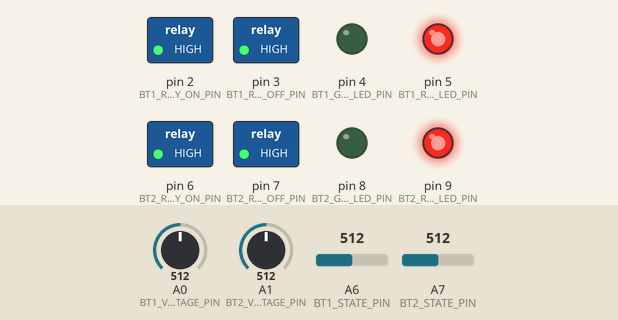
Simulated run of this sketch. Board: Arduino Nano, built with avr-gcc and run on an emulated ATmega328P. On the bench: switched loads named in the sketch (green lamp = pin HIGH), output pins drawn as LEDs (lit = HIGH). Dashed ring = blinking. The test bench sets the inputs (shaded band); at power-on: A0 (BT1_VOLTAGE_PIN) = 512, A7 (BT2_STATE_PIN) = 512, A1 (BT2_VOLTAGE_PIN) = 512, A6 (BT1_STATE_PIN) = 512. What the sketch prints to the serial monitor is not drawn.

Above: at 3.2 s.
3.3 s: A0 (BT1_VOLTAGE_PIN) set to 792
5.5 s: A0 (BT1_VOLTAGE_PIN) set to 814
At 5.67 s:
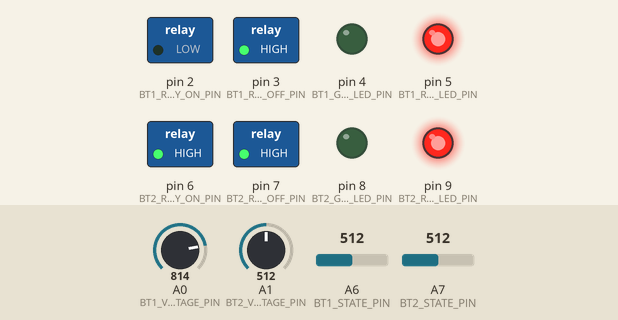
At 6.07 s:
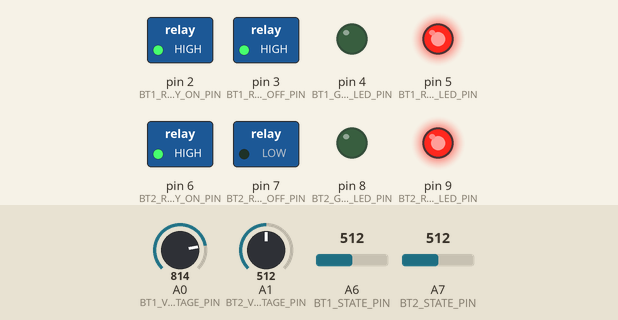
8.5 s: A7 (BT2_STATE_PIN) set to 210
11.5 s: A7 (BT2_STATE_PIN) set to 192
At 12.6 s:
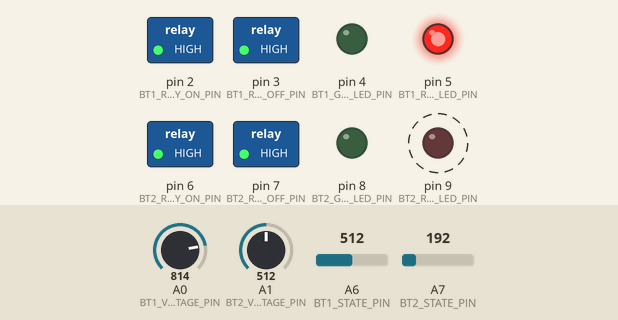
14.5 s: A1 (BT2_VOLTAGE_PIN) set to 829
17.5 s: A1 (BT2_VOLTAGE_PIN) set to 854
At 18.2 s:
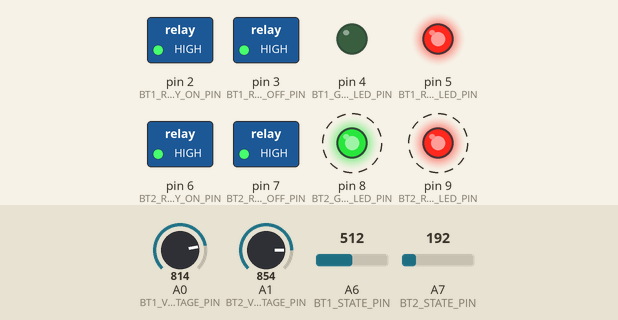
Timing chart, 0 to 21.5 s (numbered marks = the images above; inputs shaded):
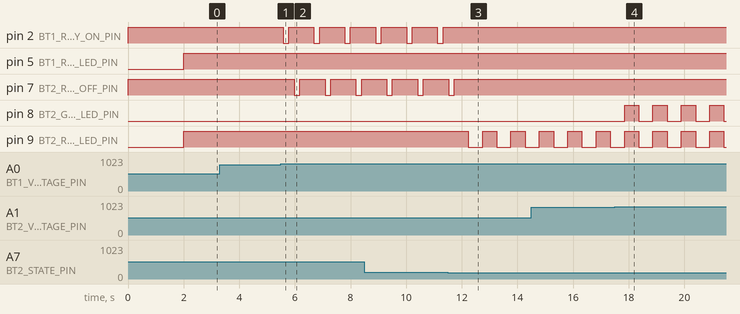

The sketch:

batteries.ino
```cpp
/**
  batteries.ino: Manage battery connection, LED updates and state transmision.

  The LEDs have the following meaning:
  - Green color: Battery is fully charged
  - Amber color: Battery is half charged
  - Red color:   Battery is uncharged
  - Blink state: Battery is in use
  - Fixed state: Battery is not in use

  The state is sent through the serial interface using two possible methods:
  - The following binary dataframe (5 bytes):
      +--------+-------+------+------+-----+
      | HEADER | FLAGS | BT1V | BT2V | CHK |
      +--------+-------+------+------+-----+
      - HEADER:    Constant value: 0xFE
      - FLAGS:     Bit 2: battery 1 connected, bit 0: battery 2 connected
      - BT1V/BT2V: Battery 1/2 voltage
      - CHK:       Checksum
  - The following text dataframe (14 characters):
    @A<C1><V1>$@B<C2><V2>$
      - C1/C2: Battery 1/2 connected (1 character)
      - V1/V2: Battery 1/2 voltage, in mV (3 characters)
*/


// ****************************************************************************
// Constants
// ****************************************************************************

const bool BINARY_MODE          =  true;

// Pins
const byte BT1_RELAY_ON_PIN     =     2;
const byte BT1_RELAY_OFF_PIN    =     3;
const byte BT2_RELAY_ON_PIN     =     6;
const byte BT2_RELAY_OFF_PIN    =     7;
const byte BT1_GREEN_LED_PIN    =     4;
const byte BT1_RED_LED_PIN      =     5;
const byte BT2_GREEN_LED_PIN    =     8;
const byte BT2_RED_LED_PIN      =     9;
const byte BT1_VOLTAGE_PIN      =    A0;
const byte BT2_VOLTAGE_PIN      =    A1;
const byte BT1_STATE_PIN        =    A6;
const byte BT2_STATE_PIN        =    A7;

// Batteries
const word BATTERY_CONNECTED_TH =   200;
const word BATTERY_HIGH_TH      =   120;  // dV
const word BATTERY_MEDIUM_TH    =   115;  // dV
const word BATTERY_LOW_TH       =   110;  // dV

// Flags
const byte FLAG_BT1STATE        =     0;
const byte FLAG_BT2STATE        =     2;

// Message
const byte MSG_HEADER           =  0xFE;

// Other
const word LOOP_DELAY           =   500;  // ms


// ****************************************************************************
// Structures
// ****************************************************************************

struct State {
  byte bt1Voltage, bt2Voltage;  // dV
  bool bt1Connected, bt2Connected;
};


// ****************************************************************************
// Variables
// ****************************************************************************

State state = { 0, 0, 0, 0 };
bool blink = false;


// ****************************************************************************
// Main
// ****************************************************************************

// ----------------------------------------------------------------------------
// Setup method
void setup()
{
  // Pins
  pinMode(BT1_RELAY_ON_PIN , OUTPUT);
  pinMode(BT1_RELAY_OFF_PIN, OUTPUT);
  pinMode(BT2_RELAY_ON_PIN , OUTPUT);
  pinMode(BT2_RELAY_OFF_PIN, OUTPUT);
  pinMode(BT1_GREEN_LED_PIN, OUTPUT);
  pinMode(BT1_RED_LED_PIN  , OUTPUT);
  pinMode(BT2_GREEN_LED_PIN, OUTPUT);
  pinMode(BT2_RED_LED_PIN  , OUTPUT);
  digitalWrite(BT1_RELAY_ON_PIN , HIGH);
  digitalWrite(BT1_RELAY_OFF_PIN, HIGH);
  digitalWrite(BT2_RELAY_ON_PIN , HIGH);
  digitalWrite(BT2_RELAY_OFF_PIN, HIGH);
  digitalWrite(BT1_GREEN_LED_PIN, LOW );
  digitalWrite(BT1_RED_LED_PIN  , LOW );
  digitalWrite(BT2_GREEN_LED_PIN, LOW );
  digitalWrite(BT2_RED_LED_PIN  , LOW );

  // Serial
  Serial.begin(9600);

  delay(2000);
}

// ----------------------------------------------------------------------------
// Loop method
void loop()
{
  // Get state
  state.bt1Voltage   = (word)analogRead(BT1_VOLTAGE_PIN) * 10 / 73;
  state.bt2Voltage   = (word)analogRead(BT2_VOLTAGE_PIN) * 10 / 73;
  state.bt1Connected = (word)analogRead(BT1_STATE_PIN) >= BATTERY_CONNECTED_TH;
  state.bt2Connected = (word)analogRead(BT2_STATE_PIN) >= BATTERY_CONNECTED_TH;

  // Update battery connections
  // If none connected, connect the first one that is charged
  if (!state.bt1Connected && !state.bt2Connected) {
    if        (state.bt1Voltage >= BATTERY_LOW_TH) {
      switchBattery(BT1_RELAY_ON_PIN, BT2_RELAY_OFF_PIN);
    } else if (state.bt1Voltage >= BATTERY_LOW_TH) {
      switchBattery(BT2_RELAY_ON_PIN, BT1_RELAY_OFF_PIN);
    }
  // If battery 1 low, switch to battery 2
  } else if (state.bt1Connected
          && state.bt1Voltage <  BATTERY_LOW_TH
          && state.bt2Voltage >= BATTERY_LOW_TH) {
    switchBattery(BT2_RELAY_ON_PIN, BT1_RELAY_OFF_PIN);
  // If battery 2 low, switch to battery 1
  } else if (state.bt2Connected
          && state.bt2Voltage <  BATTERY_LOW_TH
          && state.bt1Voltage >= BATTERY_LOW_TH) {
    switchBattery(BT1_RELAY_ON_PIN, BT2_RELAY_OFF_PIN);
  }

  // Update LED state
  blink = !blink;
  updateLeds(state.bt1Connected, state.bt1Voltage,
             BT1_GREEN_LED_PIN, BT1_RED_LED_PIN);
  updateLeds(state.bt2Connected, state.bt2Voltage,
             BT2_GREEN_LED_PIN, BT2_RED_LED_PIN);

  // Send state
  if (BINARY_MODE) {
    // - PAYLOAD: | HEADER | FLAGS | BT1V | BT2V | CHK |
    byte msg[] = {
      MSG_HEADER,
      (byte)(state.bt1Connected << FLAG_BT2STATE |
             state.bt2Connected << FLAG_BT1STATE),
      state.bt1Voltage, state.bt2Voltage, 0
    };
    for (byte i = 1; i < 4; i++) msg[4] += msg[i];
    msg[4] = 0xFF - msg[4] + 1;
    for (int i = 0; i < 5; i++) {
      Serial.write(msg[i]);
      delay(2);
    }
  } else {
    char serialOutBuffer[15];
    sprintf(serialOutBuffer, "@A%1d%03d$@B%1d%03d$",
      state.bt1Connected, state.bt1Voltage,
      state.bt2Connected, state.bt2Voltage);
    for (int i = 0; i < 14; i++) {
      Serial.print(serialOutBuffer[i]);
      delay(2);
    }
    Serial.println();
  }

  delay(LOOP_DELAY);
}


// ****************************************************************************
// Helpers
// ****************************************************************************

// ----------------------------------------------------------------------------
// Battery connection handling
void switchBattery(byte onPin, byte offPin) {
  digitalWrite(onPin , LOW );
  delay(200);
  digitalWrite(onPin , HIGH);
  delay(200);
  digitalWrite(offPin, LOW );
  delay(200);
  digitalWrite(offPin, HIGH);
}


// ----------------------------------------------------------------------------
// LED handling
void updateLeds(bool connected, word voltage, byte greenPin, byte redPin) {
  const auto value = connected || blink ? HIGH : LOW;
  digitalWrite(greenPin, voltage >= BATTERY_MEDIUM_TH ? value : LOW);
  digitalWrite(redPin  , voltage <  BATTERY_HIGH_TH   ? value : LOW);
}
```

Measured:
- the behaviour switches between 802 and 803 on A0 (BT1_VOLTAGE_PIN) (found by bisection; images 0 and 1)
- the behaviour switches between 200 and 199 on A7 (BT2_STATE_PIN) (found by bisection; images 2 and 3)
- the behaviour switches between 839 and 840 on A1 (BT2_VOLTAGE_PIN) (found by bisection; images 3 and 4)
- after the input at 3.3 s, every drawn part: stays the same
- after the input at 5.5 s, pin 2 (BT1_RELAY_ON_PIN): alternates HIGH for 0.91 s and LOW for 0.20 s, starting after 0.07 s; pin 7 (BT2_RELAY_OFF_PIN): alternates HIGH for 0.91 s and LOW for 0.20 s, starting after 0.47 s
- after the input at 11.5 s, pin 2 (BT1_RELAY_ON_PIN): stops changing and stays HIGH; pin 7 (BT2_RELAY_OFF_PIN): goes on until 11.7 s, then stays HIGH; pin 9 (BT2_RED_LED_PIN): alternates HIGH for 0.51 s and LOW for 0.51 s, starting after 0.74 s
- after the input at 17.5 s, pin 8 (BT2_GREEN_LED_PIN): alternates HIGH for 0.51 s and LOW for 0.51 s, starting after 0.35 s
